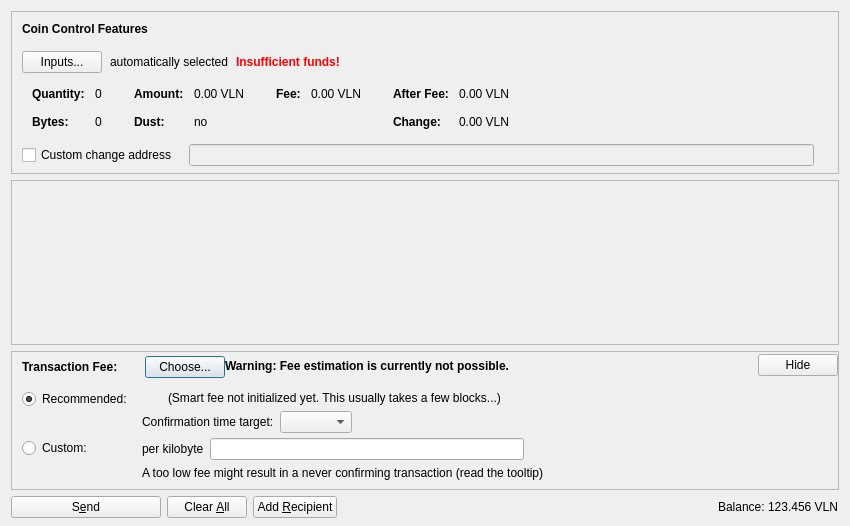
<?xml version="1.0" encoding="UTF-8"?>
<ui version="4.0">
 <class>SendCoinsDialog</class>
 <widget class="QDialog" name="SendCoinsDialog">
  <property name="geometry">
   <rect>
    <x>0</x>
    <y>0</y>
    <width>850</width>
    <height>526</height>
   </rect>
  </property>
  <property name="windowTitle">
   <string>Send Coins</string>
  </property>
  <layout class="QVBoxLayout" name="verticalLayout" stretch="0,1,0,0">
   <property name="bottomMargin">
    <number>8</number>
   </property>
   <item>
    <widget class="QFrame" name="frameCoinControl">
     <property name="sizePolicy">
      <sizepolicy hsizetype="Expanding" vsizetype="Expanding">
       <horstretch>0</horstretch>
       <verstretch>0</verstretch>
      </sizepolicy>
     </property>
     <property name="maximumSize">
      <size>
       <width>16777215</width>
       <height>16777215</height>
      </size>
     </property>
     <property name="frameShape">
      <enum>QFrame::StyledPanel</enum>
     </property>
     <property name="frameShadow">
      <enum>QFrame::Sunken</enum>
     </property>
     <layout class="QVBoxLayout" name="verticalLayoutCoinControl2">
      <property name="spacing">
       <number>0</number>
      </property>
      <property name="leftMargin">
       <number>0</number>
      </property>
      <property name="topMargin">
       <number>0</number>
      </property>
      <property name="rightMargin">
       <number>0</number>
      </property>
      <property name="bottomMargin">
       <number>6</number>
      </property>
      <item>
       <layout class="QVBoxLayout" name="verticalLayoutCoinControl" stretch="0,0,0,0,1">
        <property name="spacing">
         <number>0</number>
        </property>
        <property name="leftMargin">
         <number>10</number>
        </property>
        <property name="topMargin">
         <number>10</number>
        </property>
        <item>
         <layout class="QHBoxLayout" name="horizontalLayoutCoinControl1">
          <property name="bottomMargin">
           <number>15</number>
          </property>
          <item>
           <widget class="QLabel" name="labelCoinControlFeatures">
            <property name="sizePolicy">
             <sizepolicy hsizetype="Preferred" vsizetype="Maximum">
              <horstretch>0</horstretch>
              <verstretch>0</verstretch>
             </sizepolicy>
            </property>
            <property name="font">
             <font>
              <weight>75</weight>
              <bold>true</bold>
             </font>
            </property>
            <property name="styleSheet">
             <string notr="true">font-weight:bold;</string>
            </property>
            <property name="text">
             <string>Coin Control Features</string>
            </property>
           </widget>
          </item>
         </layout>
        </item>
        <item>
         <layout class="QHBoxLayout" name="horizontalLayoutCoinControl2" stretch="0,0,0,0">
          <property name="spacing">
           <number>8</number>
          </property>
          <property name="bottomMargin">
           <number>10</number>
          </property>
          <item>
           <widget class="QPushButton" name="pushButtonCoinControl">
            <property name="styleSheet">
             <string notr="true"/>
            </property>
            <property name="text">
             <string>Inputs...</string>
            </property>
            <property name="autoDefault">
             <bool>false</bool>
            </property>
           </widget>
          </item>
          <item>
           <widget class="QLabel" name="labelCoinControlAutomaticallySelected">
            <property name="text">
             <string>automatically selected</string>
            </property>
            <property name="margin">
             <number>5</number>
            </property>
           </widget>
          </item>
          <item>
           <widget class="QLabel" name="labelCoinControlInsuffFunds">
            <property name="font">
             <font>
              <weight>75</weight>
              <bold>true</bold>
             </font>
            </property>
            <property name="styleSheet">
             <string notr="true">color:red;font-weight:bold;</string>
            </property>
            <property name="text">
             <string>Insufficient funds!</string>
            </property>
            <property name="margin">
             <number>5</number>
            </property>
           </widget>
          </item>
          <item>
           <spacer name="horizontalSpacerCoinControl">
            <property name="orientation">
             <enum>Qt::Horizontal</enum>
            </property>
            <property name="sizeHint" stdset="0">
             <size>
              <width>40</width>
              <height>1</height>
             </size>
            </property>
           </spacer>
          </item>
         </layout>
        </item>
        <item>
         <widget class="QWidget" name="widgetCoinControl" native="true">
          <property name="sizePolicy">
           <sizepolicy hsizetype="Preferred" vsizetype="Preferred">
            <horstretch>0</horstretch>
            <verstretch>0</verstretch>
           </sizepolicy>
          </property>
          <property name="minimumSize">
           <size>
            <width>0</width>
            <height>0</height>
           </size>
          </property>
          <property name="styleSheet">
           <string notr="true"/>
          </property>
          <layout class="QHBoxLayout" name="horizontalLayoutCoinControl5">
           <property name="leftMargin">
            <number>0</number>
           </property>
           <property name="topMargin">
            <number>0</number>
           </property>
           <property name="rightMargin">
            <number>0</number>
           </property>
           <property name="bottomMargin">
            <number>0</number>
           </property>
           <item>
            <layout class="QHBoxLayout" name="horizontalLayoutCoinControl3" stretch="0,0,0,1">
             <property name="spacing">
              <number>20</number>
             </property>
             <property name="topMargin">
              <number>0</number>
             </property>
             <property name="bottomMargin">
              <number>10</number>
             </property>
             <item>
              <layout class="QFormLayout" name="formLayoutCoinControl1">
               <property name="horizontalSpacing">
                <number>10</number>
               </property>
               <property name="verticalSpacing">
                <number>14</number>
               </property>
               <property name="leftMargin">
                <number>10</number>
               </property>
               <property name="topMargin">
                <number>4</number>
               </property>
               <property name="rightMargin">
                <number>6</number>
               </property>
               <item row="0" column="0">
                <widget class="QLabel" name="labelCoinControlQuantityText">
                 <property name="font">
                  <font>
                   <weight>75</weight>
                   <bold>true</bold>
                  </font>
                 </property>
                 <property name="text">
                  <string>Quantity:</string>
                 </property>
                 <property name="margin">
                  <number>0</number>
                 </property>
                </widget>
               </item>
               <item row="0" column="1">
                <widget class="QLabel" name="labelCoinControlQuantity">
                 <property name="cursor">
                  <cursorShape>IBeamCursor</cursorShape>
                 </property>
                 <property name="contextMenuPolicy">
                  <enum>Qt::ActionsContextMenu</enum>
                 </property>
                 <property name="text">
                  <string notr="true">0</string>
                 </property>
                 <property name="margin">
                  <number>0</number>
                 </property>
                 <property name="textInteractionFlags">
                  <set>Qt::LinksAccessibleByMouse|Qt::TextSelectableByKeyboard|Qt::TextSelectableByMouse</set>
                 </property>
                </widget>
               </item>
               <item row="1" column="0">
                <widget class="QLabel" name="labelCoinControlBytesText">
                 <property name="font">
                  <font>
                   <weight>75</weight>
                   <bold>true</bold>
                  </font>
                 </property>
                 <property name="text">
                  <string>Bytes:</string>
                 </property>
                </widget>
               </item>
               <item row="1" column="1">
                <widget class="QLabel" name="labelCoinControlBytes">
                 <property name="cursor">
                  <cursorShape>IBeamCursor</cursorShape>
                 </property>
                 <property name="contextMenuPolicy">
                  <enum>Qt::ActionsContextMenu</enum>
                 </property>
                 <property name="text">
                  <string notr="true">0</string>
                 </property>
                 <property name="textInteractionFlags">
                  <set>Qt::LinksAccessibleByMouse|Qt::TextSelectableByKeyboard|Qt::TextSelectableByMouse</set>
                 </property>
                </widget>
               </item>
              </layout>
             </item>
             <item>
              <layout class="QFormLayout" name="formLayoutCoinControl2">
               <property name="horizontalSpacing">
                <number>10</number>
               </property>
               <property name="verticalSpacing">
                <number>14</number>
               </property>
               <property name="leftMargin">
                <number>6</number>
               </property>
               <property name="topMargin">
                <number>4</number>
               </property>
               <property name="rightMargin">
                <number>6</number>
               </property>
               <item row="0" column="0">
                <widget class="QLabel" name="labelCoinControlAmountText">
                 <property name="font">
                  <font>
                   <weight>75</weight>
                   <bold>true</bold>
                  </font>
                 </property>
                 <property name="text">
                  <string>Amount:</string>
                 </property>
                 <property name="margin">
                  <number>0</number>
                 </property>
                </widget>
               </item>
               <item row="0" column="1">
                <widget class="QLabel" name="labelCoinControlAmount">
                 <property name="cursor">
                  <cursorShape>IBeamCursor</cursorShape>
                 </property>
                 <property name="contextMenuPolicy">
                  <enum>Qt::ActionsContextMenu</enum>
                 </property>
                 <property name="text">
                  <string notr="true">0.00 VLN</string>
                 </property>
                 <property name="textInteractionFlags">
                  <set>Qt::LinksAccessibleByMouse|Qt::TextSelectableByKeyboard|Qt::TextSelectableByMouse</set>
                 </property>
                </widget>
               </item>
               <item row="1" column="0">
                <widget class="QLabel" name="labelCoinControlLowOutputText">
                 <property name="font">
                  <font>
                   <weight>75</weight>
                   <bold>true</bold>
                  </font>
                 </property>
                 <property name="text">
                  <string>Dust:</string>
                 </property>
                </widget>
               </item>
               <item row="1" column="1">
                <widget class="QLabel" name="labelCoinControlLowOutput">
                 <property name="cursor">
                  <cursorShape>IBeamCursor</cursorShape>
                 </property>
                 <property name="contextMenuPolicy">
                  <enum>Qt::ActionsContextMenu</enum>
                 </property>
                 <property name="text">
                  <string notr="true">no</string>
                 </property>
                 <property name="textInteractionFlags">
                  <set>Qt::LinksAccessibleByMouse|Qt::TextSelectableByKeyboard|Qt::TextSelectableByMouse</set>
                 </property>
                </widget>
               </item>
              </layout>
             </item>
             <item>
              <layout class="QFormLayout" name="formLayoutCoinControl3">
               <property name="horizontalSpacing">
                <number>10</number>
               </property>
               <property name="verticalSpacing">
                <number>14</number>
               </property>
               <property name="leftMargin">
                <number>6</number>
               </property>
               <property name="topMargin">
                <number>4</number>
               </property>
               <property name="rightMargin">
                <number>6</number>
               </property>
               <item row="0" column="0">
                <widget class="QLabel" name="labelCoinControlFeeText">
                 <property name="font">
                  <font>
                   <weight>75</weight>
                   <bold>true</bold>
                  </font>
                 </property>
                 <property name="text">
                  <string>Fee:</string>
                 </property>
                 <property name="margin">
                  <number>0</number>
                 </property>
                </widget>
               </item>
               <item row="0" column="1">
                <widget class="QLabel" name="labelCoinControlFee">
                 <property name="cursor">
                  <cursorShape>IBeamCursor</cursorShape>
                 </property>
                 <property name="contextMenuPolicy">
                  <enum>Qt::ActionsContextMenu</enum>
                 </property>
                 <property name="text">
                  <string notr="true">0.00 VLN</string>
                 </property>
                 <property name="textInteractionFlags">
                  <set>Qt::LinksAccessibleByMouse|Qt::TextSelectableByKeyboard|Qt::TextSelectableByMouse</set>
                 </property>
                </widget>
               </item>
              </layout>
             </item>
             <item>
              <layout class="QFormLayout" name="formLayoutCoinControl4">
               <property name="horizontalSpacing">
                <number>10</number>
               </property>
               <property name="verticalSpacing">
                <number>14</number>
               </property>
               <property name="leftMargin">
                <number>6</number>
               </property>
               <property name="topMargin">
                <number>4</number>
               </property>
               <property name="rightMargin">
                <number>6</number>
               </property>
               <item row="0" column="0">
                <widget class="QLabel" name="labelCoinControlAfterFeeText">
                 <property name="font">
                  <font>
                   <weight>75</weight>
                   <bold>true</bold>
                  </font>
                 </property>
                 <property name="text">
                  <string>After Fee:</string>
                 </property>
                 <property name="margin">
                  <number>0</number>
                 </property>
                </widget>
               </item>
               <item row="0" column="1">
                <widget class="QLabel" name="labelCoinControlAfterFee">
                 <property name="cursor">
                  <cursorShape>IBeamCursor</cursorShape>
                 </property>
                 <property name="contextMenuPolicy">
                  <enum>Qt::ActionsContextMenu</enum>
                 </property>
                 <property name="text">
                  <string notr="true">0.00 VLN</string>
                 </property>
                 <property name="textInteractionFlags">
                  <set>Qt::LinksAccessibleByMouse|Qt::TextSelectableByKeyboard|Qt::TextSelectableByMouse</set>
                 </property>
                </widget>
               </item>
               <item row="1" column="0">
                <widget class="QLabel" name="labelCoinControlChangeText">
                 <property name="font">
                  <font>
                   <weight>75</weight>
                   <bold>true</bold>
                  </font>
                 </property>
                 <property name="text">
                  <string>Change:</string>
                 </property>
                </widget>
               </item>
               <item row="1" column="1">
                <widget class="QLabel" name="labelCoinControlChange">
                 <property name="cursor">
                  <cursorShape>IBeamCursor</cursorShape>
                 </property>
                 <property name="contextMenuPolicy">
                  <enum>Qt::ActionsContextMenu</enum>
                 </property>
                 <property name="text">
                  <string notr="true">0.00 VLN</string>
                 </property>
                 <property name="textInteractionFlags">
                  <set>Qt::LinksAccessibleByMouse|Qt::TextSelectableByKeyboard|Qt::TextSelectableByMouse</set>
                 </property>
                </widget>
               </item>
              </layout>
             </item>
            </layout>
           </item>
          </layout>
         </widget>
        </item>
        <item>
         <layout class="QHBoxLayout" name="horizontalLayoutCoinControl4" stretch="0,0,0">
          <property name="spacing">
           <number>12</number>
          </property>
          <property name="sizeConstraint">
           <enum>QLayout::SetDefaultConstraint</enum>
          </property>
          <property name="topMargin">
           <number>5</number>
          </property>
          <property name="rightMargin">
           <number>5</number>
          </property>
          <item>
           <widget class="QCheckBox" name="checkBoxCoinControlChange">
            <property name="toolTip">
             <string>If this is activated, but the change address is empty or invalid, change will be sent to a newly generated address.</string>
            </property>
            <property name="text">
             <string>Custom change address</string>
            </property>
           </widget>
          </item>
          <item>
           <widget class="QValidatedLineEdit" name="lineEditCoinControlChange">
            <property name="enabled">
             <bool>false</bool>
            </property>
            <property name="sizePolicy">
             <sizepolicy hsizetype="Expanding" vsizetype="Fixed">
              <horstretch>0</horstretch>
              <verstretch>0</verstretch>
             </sizepolicy>
            </property>
           </widget>
          </item>
          <item>
           <widget class="QLabel" name="labelCoinControlChangeLabel">
            <property name="sizePolicy">
             <sizepolicy hsizetype="Preferred" vsizetype="Expanding">
              <horstretch>0</horstretch>
              <verstretch>0</verstretch>
             </sizepolicy>
            </property>
            <property name="minimumSize">
             <size>
              <width>0</width>
              <height>0</height>
             </size>
            </property>
            <property name="text">
             <string/>
            </property>
            <property name="margin">
             <number>3</number>
            </property>
           </widget>
          </item>
         </layout>
        </item>
        <item>
         <spacer name="verticalSpacerCoinControl">
          <property name="orientation">
           <enum>Qt::Vertical</enum>
          </property>
          <property name="sizeHint" stdset="0">
           <size>
            <width>800</width>
            <height>1</height>
           </size>
          </property>
         </spacer>
        </item>
       </layout>
      </item>
     </layout>
    </widget>
   </item>
   <item>
    <widget class="QScrollArea" name="scrollArea">
     <property name="widgetResizable">
      <bool>true</bool>
     </property>
     <widget class="QWidget" name="scrollAreaWidgetContents">
      <property name="geometry">
       <rect>
        <x>0</x>
        <y>0</y>
        <width>830</width>
        <height>104</height>
       </rect>
      </property>
      <layout class="QVBoxLayout" name="verticalLayout_2" stretch="0,1">
       <property name="leftMargin">
        <number>0</number>
       </property>
       <property name="topMargin">
        <number>0</number>
       </property>
       <property name="rightMargin">
        <number>0</number>
       </property>
       <property name="bottomMargin">
        <number>0</number>
       </property>
       <item>
        <layout class="QVBoxLayout" name="entries">
         <property name="spacing">
          <number>6</number>
         </property>
        </layout>
       </item>
       <item>
        <spacer name="verticalSpacer">
         <property name="orientation">
          <enum>Qt::Vertical</enum>
         </property>
         <property name="sizeHint" stdset="0">
          <size>
           <width>20</width>
           <height>40</height>
          </size>
         </property>
        </spacer>
       </item>
      </layout>
     </widget>
    </widget>
   </item>
   <item>
    <widget class="QFrame" name="frameFee">
     <property name="sizePolicy">
      <sizepolicy hsizetype="Expanding" vsizetype="Expanding">
       <horstretch>0</horstretch>
       <verstretch>0</verstretch>
      </sizepolicy>
     </property>
     <property name="maximumSize">
      <size>
       <width>16777215</width>
       <height>16777215</height>
      </size>
     </property>
     <property name="frameShape">
      <enum>QFrame::StyledPanel</enum>
     </property>
     <property name="frameShadow">
      <enum>QFrame::Sunken</enum>
     </property>
     <layout class="QVBoxLayout" name="verticalLayoutFee1">
      <property name="spacing">
       <number>0</number>
      </property>
      <property name="leftMargin">
       <number>0</number>
      </property>
      <property name="topMargin">
       <number>0</number>
      </property>
      <property name="rightMargin">
       <number>0</number>
      </property>
      <property name="bottomMargin">
       <number>0</number>
      </property>
      <item>
       <layout class="QVBoxLayout" name="verticalLayoutFee2" stretch="0,0,0">
        <property name="spacing">
         <number>0</number>
        </property>
        <property name="leftMargin">
         <number>10</number>
        </property>
        <property name="topMargin">
         <number>0</number>
        </property>
        <item>
         <layout class="QHBoxLayout" name="horizontalLayoutFee1">
          <property name="bottomMargin">
           <number>0</number>
          </property>
          <item>
           <layout class="QVBoxLayout" name="verticalLayoutFee7">
            <property name="spacing">
             <number>0</number>
            </property>
            <item>
             <spacer name="verticalSpacerSmartFee">
              <property name="orientation">
               <enum>Qt::Vertical</enum>
              </property>
              <property name="sizeType">
               <enum>QSizePolicy::Fixed</enum>
              </property>
              <property name="sizeHint" stdset="0">
               <size>
                <width>1</width>
                <height>4</height>
               </size>
              </property>
             </spacer>
            </item>
            <item>
             <layout class="QHBoxLayout" name="horizontalLayoutSmartFee">
              <property name="spacing">
               <number>10</number>
              </property>
              <item>
               <widget class="QLabel" name="labelFeeHeadline">
                <property name="sizePolicy">
                 <sizepolicy hsizetype="Preferred" vsizetype="Maximum">
                  <horstretch>0</horstretch>
                  <verstretch>0</verstretch>
                 </sizepolicy>
                </property>
                <property name="font">
                 <font>
                  <weight>75</weight>
                  <bold>true</bold>
                 </font>
                </property>
                <property name="styleSheet">
                 <string notr="true">font-weight:bold;</string>
                </property>
                <property name="text">
                 <string>Transaction Fee:</string>
                </property>
               </widget>
              </item>
              <item>
               <widget class="QLabel" name="labelFeeMinimized">
                <property name="text">
                 <string/>
                </property>
               </widget>
              </item>
              <item>
               <widget class="QPushButton" name="buttonChooseFee">
                <property name="text">
                 <string>Choose...</string>
                </property>
               </widget>
              </item>
             </layout>
            </item>
            <item>
             <spacer name="verticalSpacer_5">
              <property name="orientation">
               <enum>Qt::Vertical</enum>
              </property>
              <property name="sizeHint" stdset="0">
               <size>
                <width>1</width>
                <height>1</height>
               </size>
              </property>
             </spacer>
            </item>
           </layout>
          </item>
          <item>
           <widget class="QLabel" name="fallbackFeeWarningLabel">
            <property name="toolTip">
             <string>Using the fallbackfee can result in sending a transaction that will take several hours or days (or never) to confirm. Consider choosing your fee manually or wait until you have validated the complete chain.</string>
            </property>
            <property name="font">
            <font>
                <weight>75</weight>
                <bold>true</bold>
            </font>
            </property>
            <property name="text">
             <string>Warning: Fee estimation is currently not possible.</string>
            </property>
            <property name="wordWrap">
             <bool>false</bool>
            </property>
           </widget>
          </item>
          <item>
           <spacer name="horizontalSpacer_4">
            <property name="orientation">
             <enum>Qt::Horizontal</enum>
            </property>
            <property name="sizeType">
             <enum>QSizePolicy::MinimumExpanding</enum>
            </property>
            <property name="sizeHint" stdset="0">
             <size>
              <width>40</width>
              <height>20</height>
             </size>
            </property>
           </spacer>
          </item>
          <item>
           <widget class="QPushButton" name="buttonMinimizeFee">
            <property name="toolTip">
             <string>collapse fee-settings</string>
            </property>
            <property name="text">
             <string>Hide</string>
            </property>
           </widget>
          </item>
         </layout>
        </item>
        <item>
         <widget class="QFrame" name="frameFeeSelection">
          <layout class="QVBoxLayout" name="verticalLayoutFee12">
           <property name="spacing">
            <number>0</number>
           </property>
           <property name="leftMargin">
            <number>0</number>
           </property>
           <property name="topMargin">
            <number>0</number>
           </property>
           <property name="rightMargin">
            <number>0</number>
           </property>
           <property name="bottomMargin">
            <number>0</number>
           </property>
           <item>
            <layout class="QGridLayout" name="gridLayoutFee">
             <property name="topMargin">
              <number>10</number>
             </property>
             <property name="bottomMargin">
              <number>4</number>
             </property>
             <property name="horizontalSpacing">
              <number>10</number>
             </property>
             <property name="verticalSpacing">
              <number>4</number>
             </property>
             <item row="1" column="1">
              <layout class="QVBoxLayout" name="verticalLayoutFee8">
               <property name="spacing">
                <number>6</number>
               </property>
               <item>
                <layout class="QHBoxLayout" name="horizontalLayoutFee13">
                 <item>
                  <widget class="QLabel" name="labelCustomPerKilobyte">
                   <property name="toolTip">
                    <string>Specify a custom fee per kB (1,000 bytes) of the transaction's virtual size.

Note:  Since the fee is calculated on a per-byte basis, a fee of "100 satoshis per kB" for a transaction size of 500 bytes (half of 1 kB) would ultimately yield a fee of only 50 satoshis.</string>
                   </property>
                   <property name="text">
                    <string>per kilobyte</string>
                   </property>
                  </widget>
                 </item>
                 <item>
                  <widget class="BitcoinAmountField" name="customFee"/>
                 </item>
                 <item>
                  <spacer name="horizontalSpacer_6">
                   <property name="orientation">
                    <enum>Qt::Horizontal</enum>
                   </property>
                   <property name="sizeHint" stdset="0">
                    <size>
                     <width>1</width>
                     <height>1</height>
                    </size>
                   </property>
                  </spacer>
                 </item>
                </layout>
               </item>
               <item>
                <layout class="QHBoxLayout" name="horizontalLayoutFee8">
                 <item>
                  <widget class="QLabel" name="labelCustomFeeWarning">
                   <property name="enabled">
                    <bool>true</bool>
                   </property>
                   <property name="toolTip">
                    <string>When there is less transaction volume than space in the blocks, miners as well as relaying nodes may enforce a minimum fee. Paying only this minimum fee is just fine, but be aware that this can result in a never confirming transaction once there is more demand for villanocoin transactions than the network can process.</string>
                   </property>
                   <property name="text">
                    <string>A too low fee might result in a never confirming transaction (read the tooltip)</string>
                   </property>
                  </widget>
                 </item>
                 <item>
                  <spacer name="horizontalSpacer_2">
                   <property name="orientation">
                    <enum>Qt::Horizontal</enum>
                   </property>
                   <property name="sizeHint" stdset="0">
                    <size>
                     <width>1</width>
                     <height>1</height>
                    </size>
                   </property>
                  </spacer>
                 </item>
                </layout>
               </item>
              </layout>
             </item>
             <item row="0" column="0">
              <layout class="QVBoxLayout" name="verticalLayoutFee4" stretch="0,1">
               <item>
                <widget class="QRadioButton" name="radioSmartFee">
                 <property name="text">
                  <string>Recommended:</string>
                 </property>
                 <property name="checked">
                  <bool>true</bool>
                 </property>
                 <attribute name="buttonGroup">
                  <string notr="true">groupFee</string>
                 </attribute>
                </widget>
               </item>
               <item>
                <spacer name="verticalSpacer_2">
                 <property name="orientation">
                  <enum>Qt::Vertical</enum>
                 </property>
                 <property name="sizeHint" stdset="0">
                  <size>
                   <width>1</width>
                   <height>1</height>
                  </size>
                 </property>
                </spacer>
               </item>
              </layout>
             </item>
             <item row="1" column="0">
              <layout class="QVBoxLayout" name="verticalLayoutFee9" stretch="0,1">
               <item>
                <widget class="QRadioButton" name="radioCustomFee">
                 <property name="text">
                  <string>Custom:</string>
                 </property>
                 <attribute name="buttonGroup">
                  <string notr="true">groupFee</string>
                 </attribute>
                </widget>
               </item>
               <item>
                <spacer name="verticalSpacer_6">
                 <property name="orientation">
                  <enum>Qt::Vertical</enum>
                 </property>
                 <property name="sizeHint" stdset="0">
                  <size>
                   <width>1</width>
                   <height>1</height>
                  </size>
                 </property>
                </spacer>
               </item>
              </layout>
             </item>
             <item row="0" column="1">
              <layout class="QVBoxLayout" name="verticalLayoutFee3" stretch="0,0,1">
               <property name="spacing">
                <number>6</number>
               </property>
               <property name="topMargin">
                <number>2</number>
               </property>
               <item>
                <layout class="QHBoxLayout" name="horizontalLayoutFee12">
                 <item>
                  <widget class="QLabel" name="labelSmartFee">
                   <property name="text">
                    <string/>
                   </property>
                  </widget>
                 </item>
                 <item>
                  <widget class="QLabel" name="labelFeeEstimation">
                   <property name="text">
                    <string/>
                   </property>
                  </widget>
                 </item>
                 <item>
                  <widget class="QLabel" name="labelSmartFee2">
                   <property name="text">
                    <string>(Smart fee not initialized yet. This usually takes a few blocks...)</string>
                   </property>
                  </widget>
                 </item>
                 <item>
                  <spacer name="horizontalSpacer_5">
                   <property name="orientation">
                    <enum>Qt::Horizontal</enum>
                   </property>
                   <property name="sizeHint" stdset="0">
                    <size>
                     <width>1</width>
                     <height>1</height>
                    </size>
                   </property>
                  </spacer>
                 </item>
                </layout>
               </item>
               <item>
                <layout class="QHBoxLayout" name="horizontalLayoutFee9">
                 <item>
                  <layout class="QVBoxLayout" name="verticalLayoutFee6">
                   <item>
                    <widget class="QLabel" name="labelSmartFee3">
                     <property name="text">
                      <string>Confirmation time target:</string>
                     </property>
                    </widget>
                   </item>
                  </layout>
                 </item>
                 <item>
                  <layout class="QVBoxLayout" name="verticalLayoutFee5">
                   <property name="rightMargin">
                    <number>30</number>
                   </property>
                   <item>
                    <layout class="QHBoxLayout" name="horizontalLayoutConfTarget">
                     <property name="bottomMargin">
                      <number>0</number>
                     </property>
                     <item>
                      <widget class="QComboBox" name="confTargetSelector"/>
                     </item>
                     <item>
                      <spacer name="horizontalSpacerConfTarget">
                       <property name="orientation">
                        <enum>Qt::Horizontal</enum>
                       </property>
                       <property name="sizeHint" stdset="0">
                        <size>
                         <width>40</width>
                         <height>20</height>
                        </size>
                       </property>
                      </spacer>
                     </item>
                    </layout>
                   </item>
                  </layout>
                 </item>
                </layout>
               </item>
               <item>
                <spacer name="verticalSpacer_4">
                 <property name="orientation">
                  <enum>Qt::Vertical</enum>
                 </property>
                 <property name="sizeHint" stdset="0">
                  <size>
                   <width>1</width>
                   <height>1</height>
                  </size>
                 </property>
                </spacer>
               </item>
              </layout>
             </item>
            </layout>
           </item>
          </layout>
         </widget>
        </item>
        <item>
         <spacer name="verticalSpacerFee">
          <property name="orientation">
           <enum>Qt::Vertical</enum>
          </property>
          <property name="sizeHint" stdset="0">
           <size>
            <width>40</width>
            <height>5</height>
           </size>
          </property>
         </spacer>
        </item>
       </layout>
      </item>
     </layout>
    </widget>
   </item>
   <item>
    <layout class="QHBoxLayout" name="horizontalLayout">
     <item>
      <widget class="QPushButton" name="sendButton">
       <property name="minimumSize">
        <size>
         <width>150</width>
         <height>0</height>
        </size>
       </property>
       <property name="toolTip">
        <string>Confirm the send action</string>
       </property>
       <property name="text">
        <string>S&amp;end</string>
       </property>
       <property name="icon">
        <iconset resource="../bitcoin.qrc">
         <normaloff>:/icons/send</normaloff>:/icons/send</iconset>
       </property>
       <property name="autoDefault">
        <bool>false</bool>
       </property>
       <property name="default">
        <bool>false</bool>
       </property>
      </widget>
     </item>
     <item>
      <widget class="QPushButton" name="clearButton">
       <property name="sizePolicy">
        <sizepolicy hsizetype="Minimum" vsizetype="Fixed">
         <horstretch>0</horstretch>
         <verstretch>0</verstretch>
        </sizepolicy>
       </property>
       <property name="toolTip">
        <string>Clear all fields of the form.</string>
       </property>
       <property name="text">
        <string>Clear &amp;All</string>
       </property>
       <property name="icon">
        <iconset resource="../bitcoin.qrc">
         <normaloff>:/icons/remove</normaloff>:/icons/remove</iconset>
       </property>
       <property name="autoDefault">
        <bool>false</bool>
       </property>
      </widget>
     </item>
     <item>
      <widget class="QPushButton" name="addButton">
       <property name="toolTip">
        <string>Send to multiple recipients at once</string>
       </property>
       <property name="text">
        <string>Add &amp;Recipient</string>
       </property>
       <property name="icon">
        <iconset resource="../bitcoin.qrc">
         <normaloff>:/icons/add</normaloff>:/icons/add</iconset>
       </property>
       <property name="autoDefault">
        <bool>false</bool>
       </property>
      </widget>
     </item>
     <item>
      <spacer name="horizontalSpacer">
       <property name="orientation">
        <enum>Qt::Horizontal</enum>
       </property>
       <property name="sizeHint" stdset="0">
        <size>
         <width>40</width>
         <height>20</height>
        </size>
       </property>
      </spacer>
     </item>
     <item>
      <layout class="QHBoxLayout" name="horizontalLayout_2">
       <property name="spacing">
        <number>3</number>
       </property>
       <item>
        <widget class="QLabel" name="label">
         <property name="sizePolicy">
          <sizepolicy hsizetype="Preferred" vsizetype="Fixed">
           <horstretch>0</horstretch>
           <verstretch>0</verstretch>
          </sizepolicy>
         </property>
         <property name="text">
          <string>Balance:</string>
         </property>
        </widget>
       </item>
       <item>
        <widget class="QLabel" name="labelBalance">
         <property name="sizePolicy">
          <sizepolicy hsizetype="Preferred" vsizetype="Fixed">
           <horstretch>0</horstretch>
           <verstretch>0</verstretch>
          </sizepolicy>
         </property>
         <property name="cursor">
          <cursorShape>IBeamCursor</cursorShape>
         </property>
         <property name="text">
          <string notr="true">123.456 VLN</string>
         </property>
         <property name="textInteractionFlags">
          <set>Qt::LinksAccessibleByMouse|Qt::TextSelectableByKeyboard|Qt::TextSelectableByMouse</set>
         </property>
        </widget>
       </item>
      </layout>
     </item>
    </layout>
   </item>
  </layout>
 </widget>
 <customwidgets>
  <customwidget>
   <class>QValidatedLineEdit</class>
   <extends>QLineEdit</extends>
   <header>qt/qvalidatedlineedit.h</header>
  </customwidget>
  <customwidget>
   <class>BitcoinAmountField</class>
   <extends>QLineEdit</extends>
   <header>qt/bitcoinamountfield.h</header>
   <container>1</container>
  </customwidget>
 </customwidgets>
 <resources>
  <include location="../bitcoin.qrc"/>
 </resources>
 <connections/>
 <buttongroups>
  <buttongroup name="groupFee"/>
 </buttongroups>
</ui>
